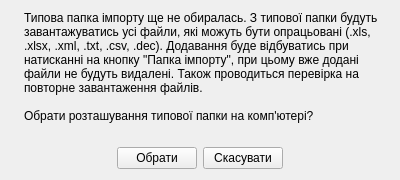
<?xml version="1.0" encoding="UTF-8"?>
<ui version="4.0">
 <class>modal_win_choose_import_folder</class>
 <widget class="QWidget" name="modal_win_choose_import_folder">
  <property name="geometry">
   <rect>
    <x>0</x>
    <y>0</y>
    <width>400</width>
    <height>180</height>
   </rect>
  </property>
  <property name="minimumSize">
   <size>
    <width>400</width>
    <height>180</height>
   </size>
  </property>
  <property name="maximumSize">
   <size>
    <width>400</width>
    <height>180</height>
   </size>
  </property>
  <property name="windowTitle">
   <string>Обрати типову папку імпорту таблиць</string>
  </property>
  <property name="windowIcon">
   <iconset resource="res_file.qrc">
    <normaloff>:/pics/gui_res/ico_ser.ico</normaloff>:/pics/gui_res/ico_ser.ico</iconset>
  </property>
  <layout class="QVBoxLayout" name="verticalLayout">
   <item>
    <layout class="QHBoxLayout" name="horizontalLayout_2">
     <item>
      <widget class="QLabel" name="label_2">
       <property name="maximumSize">
        <size>
         <width>75</width>
         <height>75</height>
        </size>
       </property>
       <property name="text">
        <string/>
       </property>
       <property name="pixmap">
        <pixmap resource="res_file.qrc">:/pics/gui_res/ico_albert.ico</pixmap>
       </property>
       <property name="scaledContents">
        <bool>true</bool>
       </property>
      </widget>
     </item>
     <item>
      <widget class="QLabel" name="label">
       <property name="text">
        <string>Типова папка імпорту ще не обиралась. З типової папки будуть завантажуватись усі файли, які можуть бути опрацьовані (.xls, .xlsx, .xml, .txt, .csv, .dec). Додавання буде відбуватись при натисканні на кнопку &quot;Папка імпорту&quot;, при цьому вже додані файли не будуть видалені. Також проводиться перевірка на повторне завантаження файлів. 

Обрати розташування типової папки на комп'ютері? </string>
       </property>
       <property name="wordWrap">
        <bool>true</bool>
       </property>
      </widget>
     </item>
    </layout>
   </item>
   <item>
    <spacer name="verticalSpacer">
     <property name="orientation">
      <enum>Qt::Vertical</enum>
     </property>
     <property name="sizeHint" stdset="0">
      <size>
       <width>20</width>
       <height>40</height>
      </size>
     </property>
    </spacer>
   </item>
   <item>
    <layout class="QHBoxLayout" name="horizontalLayout">
     <item>
      <spacer name="horizontalSpacer_2">
       <property name="orientation">
        <enum>Qt::Horizontal</enum>
       </property>
       <property name="sizeHint" stdset="0">
        <size>
         <width>40</width>
         <height>20</height>
        </size>
       </property>
      </spacer>
     </item>
     <item>
      <widget class="QPushButton" name="btn_set_import_folder">
       <property name="text">
        <string>Обрати</string>
       </property>
      </widget>
     </item>
     <item>
      <widget class="QPushButton" name="btn_cancel_import_folder_choose">
       <property name="text">
        <string>Скасувати</string>
       </property>
      </widget>
     </item>
     <item>
      <spacer name="horizontalSpacer">
       <property name="orientation">
        <enum>Qt::Horizontal</enum>
       </property>
       <property name="sizeHint" stdset="0">
        <size>
         <width>40</width>
         <height>20</height>
        </size>
       </property>
      </spacer>
     </item>
    </layout>
   </item>
  </layout>
 </widget>
 <resources>
  <include location="res_file.qrc"/>
 </resources>
 <connections/>
</ui>
